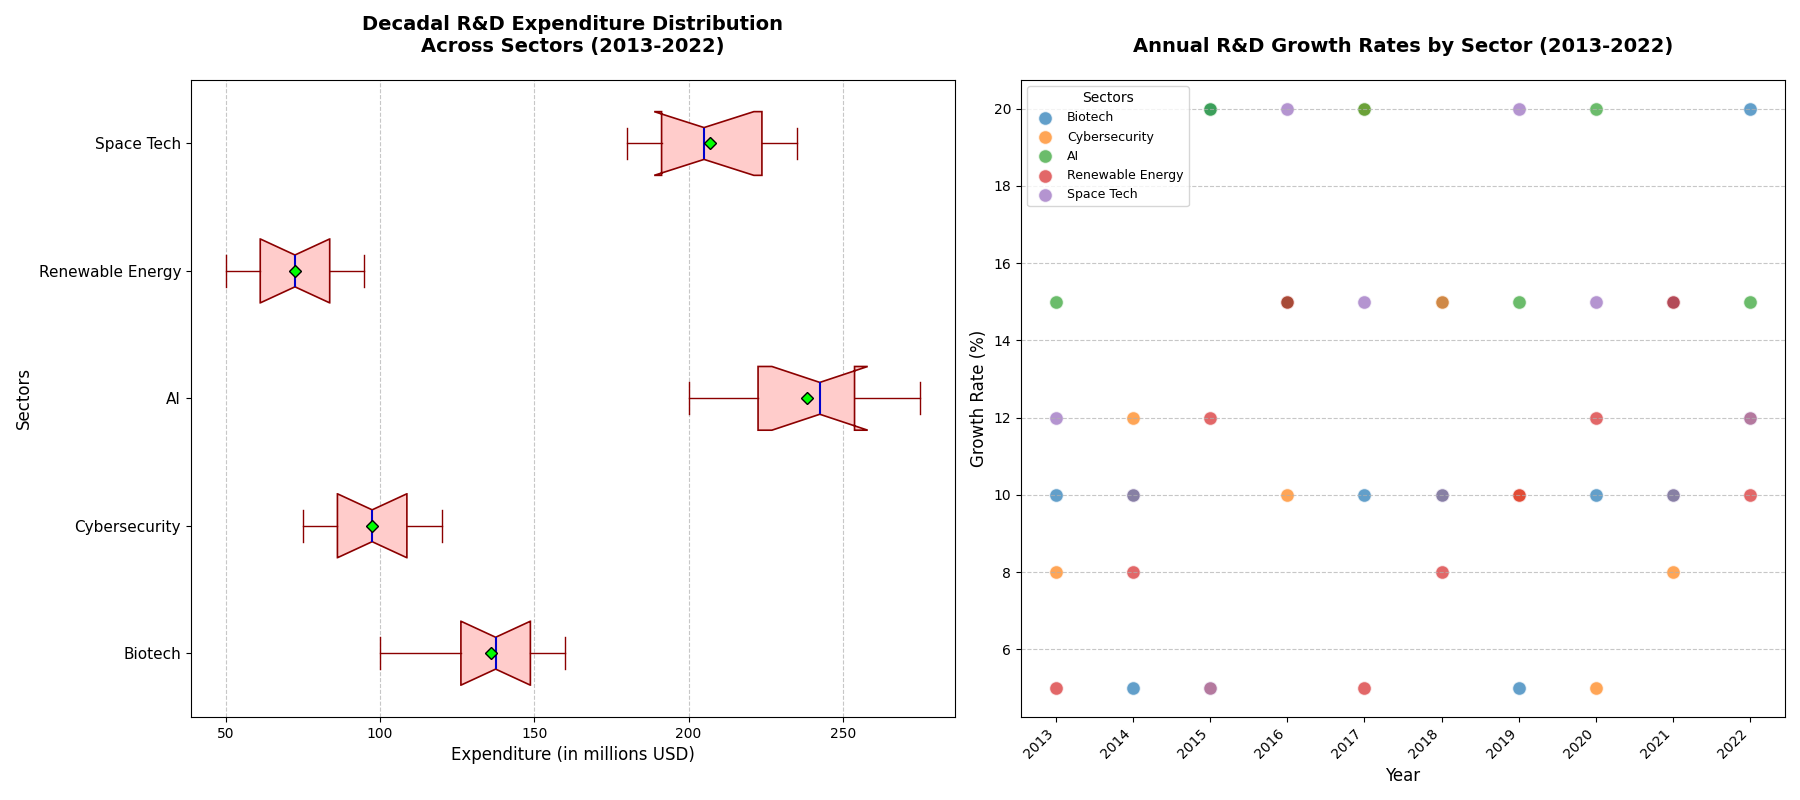

This chart was generated by the following Python code:
import matplotlib.pyplot as plt
import numpy as np

# Backstory: Annual Research Development Expenditure by Sector
# An imaginary tech summit reviews the consistent investment in R&D across various sectors over the past decade.

# Define sectors
sectors = ['Biotech', 'Cybersecurity', 'AI', 'Renewable Energy', 'Space Tech']

# Expenditure data for R&D in each sector (in millions of USD)
expenditure_data = [
    [100, 120, 130, 125, 140, 150, 135, 145, 155, 160],  # Biotech
    [75, 85, 80, 90, 110, 120, 115, 105, 100, 95],       # Cybersecurity
    [200, 220, 210, 230, 240, 250, 245, 255, 260, 275],  # AI
    [50, 55, 60, 65, 70, 75, 80, 85, 90, 95],            # Renewable Energy
    [180, 190, 200, 195, 185, 210, 220, 225, 230, 235]   # Space Tech
]

# Scatter plot data indicating annual R&D growth rates per sector
years = np.arange(2013, 2023)

# Set up the plot with two subplots
fig, axes = plt.subplots(nrows=1, ncols=2, figsize=(18, 8))

# Boxplot on the left
ax1 = axes[0]
bp = ax1.boxplot(expenditure_data, vert=False, patch_artist=True, showmeans=True, notch=True,
                 boxprops=dict(facecolor="#ffcccb", color="#8b0000", linewidth=1.2),
                 medianprops=dict(color="#0000cd", linewidth=1.5),
                 meanprops=dict(marker='D', markeredgecolor='black', markerfacecolor='lime'),
                 whiskerprops=dict(color="#8b0000"), capprops=dict(color="#8b0000"))

ax1.set_yticklabels(sectors, fontsize=11)
ax1.set_title("Decadal R&D Expenditure Distribution\nAcross Sectors (2013-2022)", fontsize=14, fontweight='bold', pad=20)
ax1.set_xlabel("Expenditure (in millions USD)", fontsize=12)
ax1.set_ylabel("Sectors", fontsize=12)
ax1.xaxis.grid(True, linestyle='--', alpha=0.7)

# Scatter plot on the right
ax2 = axes[1]
growth_rates = [
    [10, 5, 20, 15, 10, 15, 5, 10, 15, 20],  # Biotech
    [8, 12, 5, 10, 20, 15, 10, 5, 8, 12],    # Cybersecurity
    [15, 10, 20, 15, 20, 10, 15, 20, 10, 15],# AI
    [5, 8, 12, 15, 5, 8, 10, 12, 15, 10],    # Renewable Energy
    [12, 10, 5, 20, 15, 10, 20, 15, 10, 12]  # Space Tech
]
for idx, sector_growth in enumerate(growth_rates):
    ax2.scatter(years, sector_growth, label=sectors[idx], s=100, alpha=0.7, edgecolors='w')

ax2.set_title("Annual R&D Growth Rates by Sector (2013-2022)", fontsize=14, fontweight='bold', pad=20)
ax2.set_xlabel("Year", fontsize=12)
ax2.set_ylabel("Growth Rate (%)", fontsize=12)
ax2.legend(title='Sectors', fontsize=9, title_fontsize=10)
ax2.yaxis.grid(True, linestyle='--', alpha=0.7)
ax2.set_xticks(years)
ax2.set_xticklabels([str(yr) for yr in years], rotation=45, ha='right')

# Adjust layout for better fit
plt.tight_layout()

# Display the plots
plt.show()
